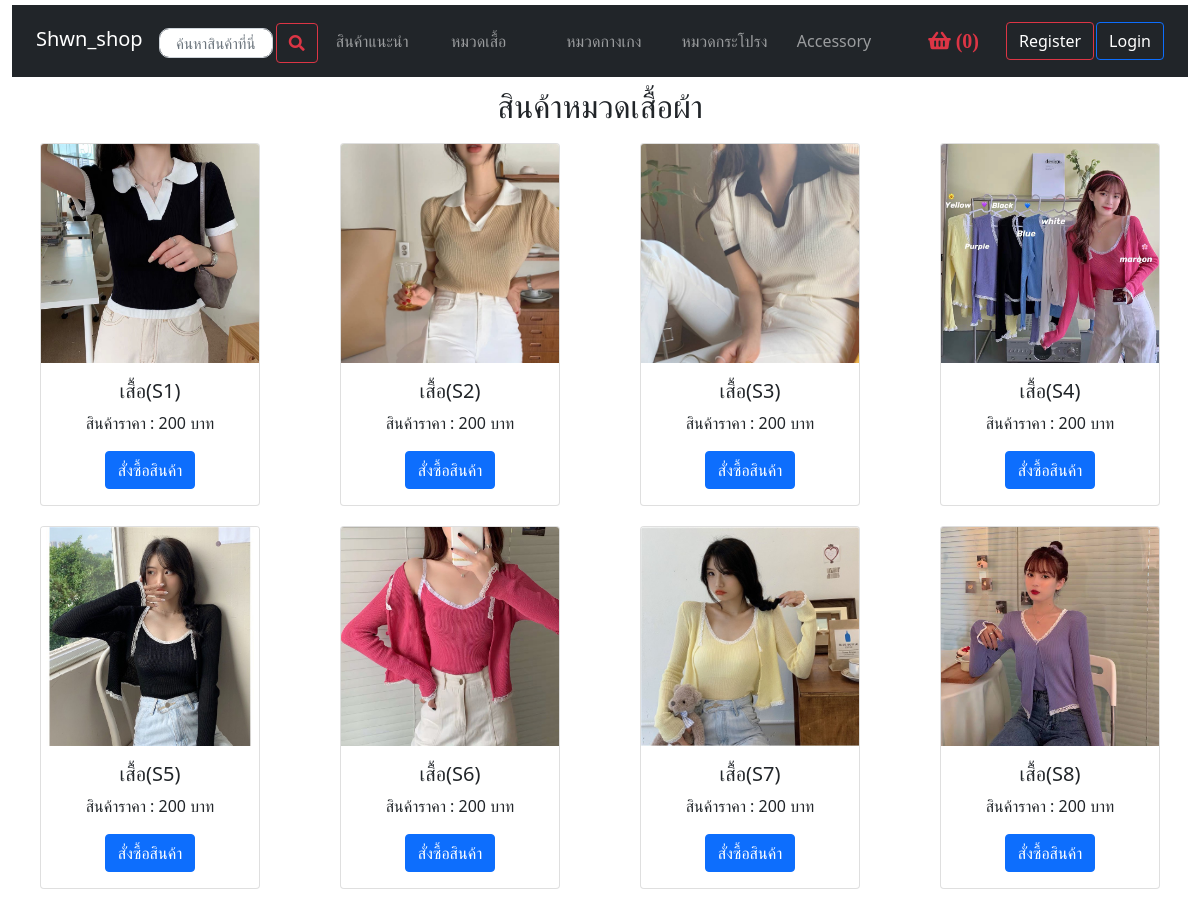
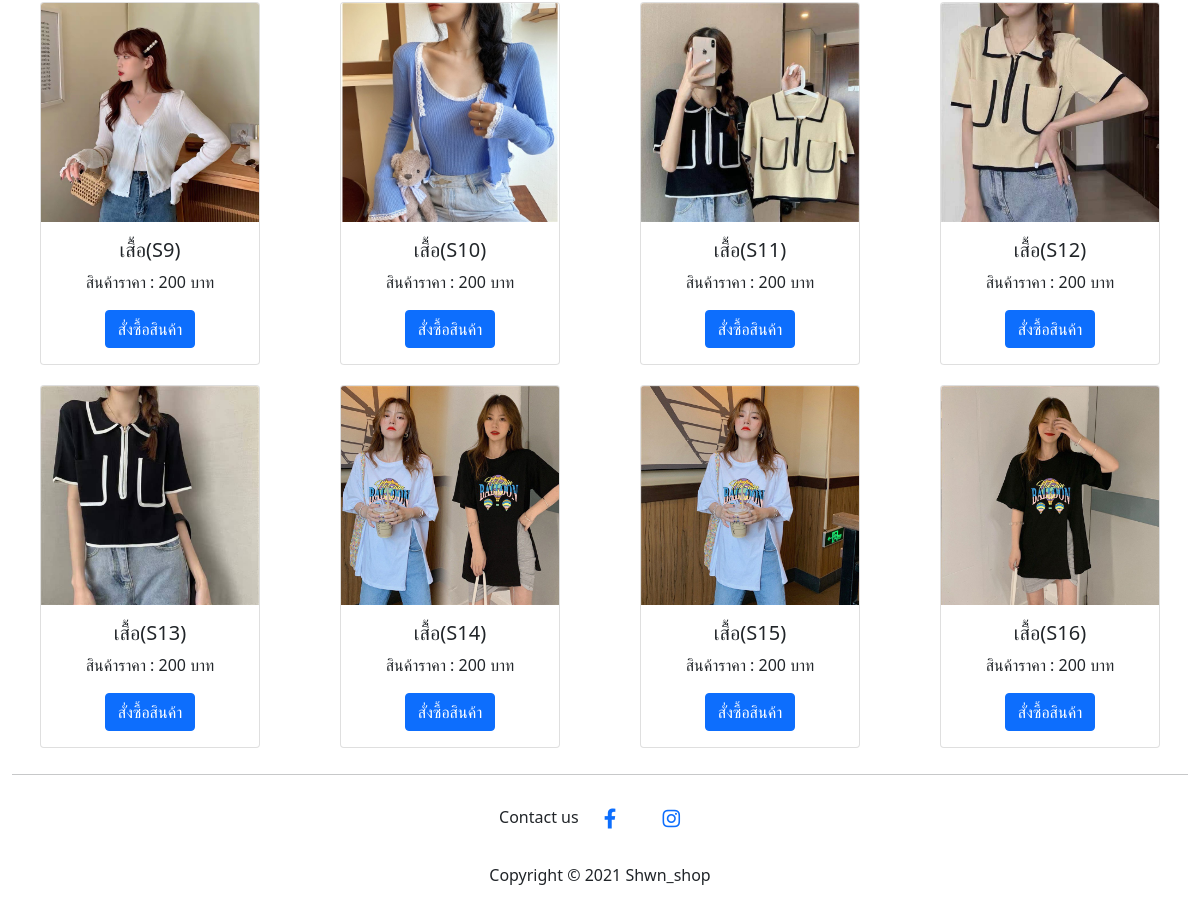
The page /ecping/php/shirt.php on the database its author committed (2 pictures, top to bottom).
### tables this page shows
CREATE TABLE `shirt_product` (
  `id` varchar(5) NOT NULL,
  `name` varchar(50) NOT NULL,
  `price` int(4) NOT NULL,
  `IMG` varchar(50) NOT NULL
);

### ecping/php/shirt.php (the view, shortened to what this page needs)
<?php
include 'config.php';
?>
<!DOCTYPE html>
<html lang="en">
<head>
    <link href="https://cdn.jsdelivr.net/npm/bootstrap@5.0.2/dist/css/bootstrap.min.css" rel="stylesheet"
>
    <link rel="stylesheet" href="../style.css">
    <link rel="stylesheet" href="../css/all.min.css">
</head>
<body>
    <div class="container" id="main">
        <div class="row">
            <form name="input" action="../php/search.php" method="post">
                <header>
                    <nav class="navbar navbar-expand-lg navbar-dark bg-dark" id="navbar">
                        <div class="container-fluid">
                            <a class="navbar-brand" id="navbarHome" href="../index.php">Shwn_shop</a>
                            <div class="collapse navbar-collapse" id="navbarNavAltMarkup">
                                <div class="navbar-nav">
                                    <input type="text" placeholder="ค้นหาสินค้าที่นี่" class="form-control"
                                        id="inputsearch">
                                    <button class="btn btn-outline-danger" type="submit"
                                        style="margin: 10px 0px 0px 3px; height: 40px;"><i
                                            class="fas fa-search"></i></button>
                                    <a class="nav-link" aria-current="page" href="../index.php">สินค้าแนะนำ</a>
                                    <a class="nav-link" aria-current="page" href="shirt.php">หมวดเสื้อ</a>
                                    <a class="nav-link" aria-current="page" href="pant.php">หมวดกางเกง</a>
                                    <a class="nav-link" aria-current="page" href="skirt.php">หมวดกระโปรง</a>
                                    <a class="nav-link" aria-current="page" href="Acc.php">Accessory</a>
                                    <?php
                                        $count = 0;
                                    ?>
                                    <span><a class="btn btn-link btn-floating btn-lg text-danger m-1" href="../pages/basket.php"
                                            role="button" data-mdb-ripple-color="dark" style="margin-left: 40%;"><i
                                                class="fas fa-shopping-basket" style="margin-left: 5%; width:70px;"> (<?php echo $count ;?>)</i></a></span>
                                </div>
                                <?php
                                    if(!isset($_SESSION['e_mail'])){
                                        echo '<a class="btn btn-outline-danger" href="../pages/register.html" role="button" id="registerbut"
                                        style="margin-left: auto;">Register</a>';
                                        echo '<a class="btn btn-outline-primary" href="../pages/login.html" role="button"
                                        id="loginbut">Login</a>';
                                    }if(isset($_SESSION['e_mail'])){
                                        echo '<a class="btn btn-outline-danger" href="profile_pages.php" role="button" id="registerbut"
                                        style="margin-left: auto;">Your Profile</a>';
                                        echo '<a class="btn btn-outline-primary" href="logout.php" role="button"
                                        id="loginbut">logout</a>';
                                    }
                                ?>
                            </div>
                        </div>
                    </nav>
                </header>
            </form>
        </div>
        <h2 style="text-align: center; margin-top: 10px;">สินค้าหมวดเสื้อผ้า</h2>
        <div class="row">
          <?php
          $sql = "select * from shirt_product ORDER BY id ASC";
          $result = mysqli_query($con,$sql);
          if (mysqli_num_rows($result) > 0)
          {
            while ($row = mysqli_fetch_array($result))
            {
              ?>
              <div class="col-sm-3">
              <form method="POST" action="manage_cart.php?id=<?= $row['id']; ?>">
                <div class="card" style="width: 80%; margin: 10px 0px 10px 10%; text-align: center;" >
                    <img src= <?php echo $row['IMG'];?> class="card-img-top" alt="...">
                    <div class="card-body">
                      <h5 class="card-title"><?php echo $row['name'];?></h5>
                      <p>สินค้าราคา : <?php echo $row['price'];?> บาท</p>
                      <button class="btn btn-primary" name="Add_To_Cart"id="buyitem">สั่งซื้อสินค้า</button>
                    </div>
                  </div>
              </form>
                </div>
              <?php
            }
          }
          ?>
        </div>
        <hr>
        <footer class="text-center text-black" style="margin-bottom: 50px;">
            Contact us
            <a class="btn btn-link btn-floating btn-lg text-primary m-1" href="https://www.facebook.com/pingsuwatcharin"
                target="_blank" role="button" data-mdb-ripple-color="dark"><i class="fab fa-facebook-f"></i></a>
            <a class="btn btn-link btn-floating btn-lg text-primary m-1" href="https://www.instagram.com/ping.shwn/"
                target="_blank" role="button" data-mdb-ripple-color="dark"><i class="fab fa-instagram"></i></a>
            Copyright © 2021 Shwn_shop
        </footer>
    </div>
</body>
</html>

### ecping/style.css (style rules this page uses)
* { margin: 0px; padding: 0px; }
html { scroll-behavior: smooth; }
#main { max-width: 1500px; }
#navbar { margin-top: 5px; }
#navbarHome { margin-bottom: 5px; }
.nav-link { margin-left: 10px; margin-top: 8px; text-align: left; font-size: 1rem; width: 100%; }
#registerbut { margin-left: 2%; margin-bottom: 1px; color: white; text-align: center; }
#loginbut { color: white; margin-left: 2px; margin-bottom: 1px; text-align: center; }
#inputsearch { width: 100%; height: 30px; border-radius: 10px; margin: 15px 0px 0px 0px; font-size: 15px; text-align: center; }

### rows shown on the page
shirt_product: IMG (picture), name "เสื้อ(S1)", price "200"
shirt_product: IMG (picture), name "เสื้อ(S2)", price "200"
shirt_product: IMG (picture), name "เสื้อ(S3)", price "200"
shirt_product: IMG (picture), name "เสื้อ(S4)", price "200"
shirt_product: IMG (picture), name "เสื้อ(S5)", price "200"
shirt_product: IMG (picture), name "เสื้อ(S6)", price "200"
shirt_product: IMG (picture), name "เสื้อ(S7)", price "200"
shirt_product: IMG (picture), name "เสื้อ(S8)", price "200"
shirt_product: IMG (picture), name "เสื้อ(S9)", price "200"
shirt_product: IMG (picture), name "เสื้อ(S10)", price "200"
shirt_product: IMG (picture), name "เสื้อ(S11)", price "200"
shirt_product: IMG (picture), name "เสื้อ(S12)", price "200"
shirt_product: IMG (picture), name "เสื้อ(S13)", price "200"
shirt_product: IMG (picture), name "เสื้อ(S14)", price "200"
shirt_product: IMG (picture), name "เสื้อ(S15)", price "200"
shirt_product: IMG (picture), name "เสื้อ(S16)", price "200"

### other values the page prints
$count "0"
